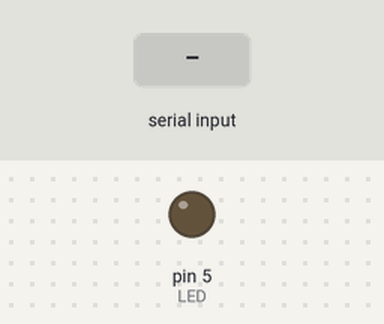
A sketch run on a simulated Arduino Uno, built with avr-gcc and run on an emulated ATmega328P. Parts: output pins drawn as LEDs (lit = HIGH). Inputs (shaded band) come from the test bench.

Above: at 1.2 s.
1.3 s: "H" received over Serial
At 1.9 s:
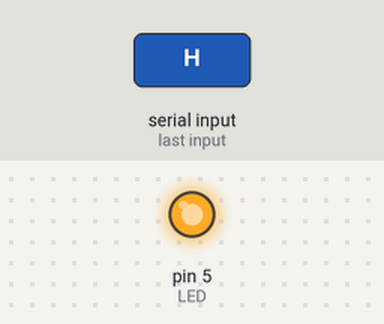
2.8 s: "L" received over Serial
At 3.1 s:
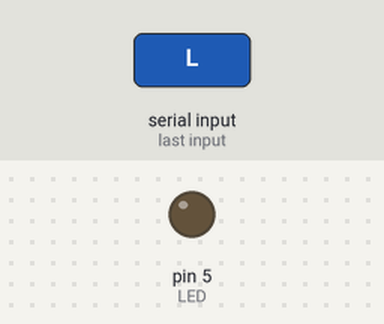
Timing chart, 0 to 5.8 s (numbered marks = the images above; inputs shaded):
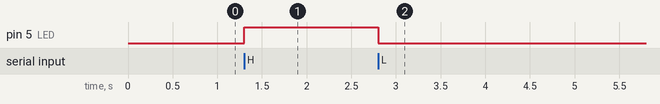

Measured:
- after the input at 1.3 s, pin 5 (LED): LOW → HIGH at once
- after the input at 2.8 s, pin 5 (LED): HIGH → LOW at once

The sketch:

xbee_arduino_router.ino
```cpp
/* Simple code to turn a remote LED on/off */

#define VERSION "1.00"

int LED = 5;
char inChar;

void setup(){
  pinMode(LED, OUTPUT);
  Serial.begin(9600);
}

void loop(){
  if (Serial.available()>0){
    inChar = Serial.read();
    if (inChar == 'H'){
      // turn on the LED
      digitalWrite(LED, HIGH);
      delay(10);
    }
    else if (inChar == 'L'){
      // turn off the LED
      digitalWrite(LED, LOW);
      delay(10);
    }
  }
}
```
